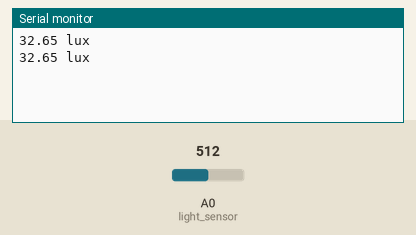
Recording of a sketch running on a simulated Arduino Uno, built with avr-gcc and run on an emulated ATmega328P. Shown: the last lines printed to the serial monitor. Inputs (shaded band) come from the test bench; at power-on: A0 (light_sensor) = 512.

Above: at 1.8 s.
1.9 s: A0 (light_sensor) set to 716
At 2.5 s:
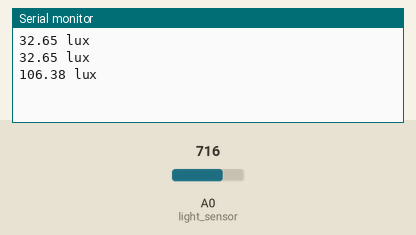
3.4 s: A0 (light_sensor) set to 900
At 4.8 s:
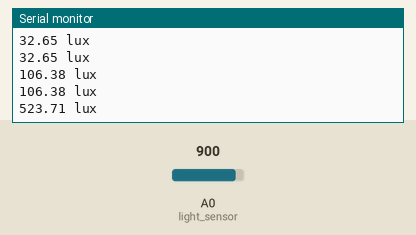
Timing chart, 0 to 6.4 s (numbered marks = the images above; inputs shaded):
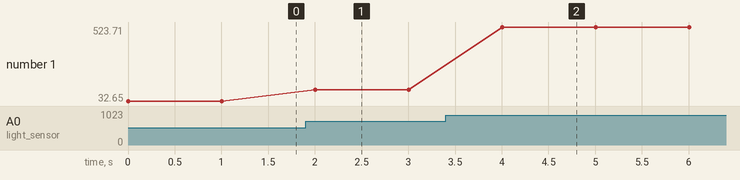

Measured:
- after the input at 1.9 s, the serial monitor: prints a new line after 0.10 s (image 1)
- after the input at 3.4 s, the serial monitor: prints a new line after 0.60 s (image 2)
- plotted number 1: 32.65 → 106.38 after the input at 1.9 s, 106.38 → 523.71 after the input at 3.4 s

The sketch:

slight.ino
```cpp
#define light_sensor A0

// --- LIGHT SENSOR ---
const double k = 5.0 / 1024;
const double luxFactor = 500000;
const double R2 = 10000;
const double LowLightLimit = 200;
const double B = 1.3 * pow(10.0, 7);
const double m = -1.4;

double getLightIntensity () {
  double V2 = k * analogRead(light_sensor);
  double R1 = (5.0 / V2 - 1) * R2;
  double lux = B * pow(R1, m);
  return lux;
}
// --- END LIGHT SENSOR ---

void setup() {
  pinMode(light_sensor, INPUT);
  Serial.begin(9600); //sets serial port for communication
}

void loop() {
  double intensity = getLightIntensity();
  Serial.print(intensity);
  Serial.println(" lux");
  delay(1000);
}
```
